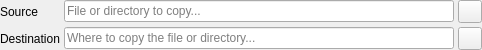
<?xml version="1.0" encoding="UTF-8"?>
<ui version="4.0">
 <class>Qync::SourceDestinationWidget</class>
 <widget class="QWidget" name="Qync::SourceDestinationWidget">
  <property name="geometry">
   <rect>
    <x>0</x>
    <y>0</y>
    <width>482</width>
    <height>50</height>
   </rect>
  </property>
  <property name="windowTitle">
   <string>Form</string>
  </property>
  <layout class="QGridLayout" name="sourceDestinationLayout">
   <property name="leftMargin">
    <number>0</number>
   </property>
   <property name="topMargin">
    <number>0</number>
   </property>
   <property name="rightMargin">
    <number>0</number>
   </property>
   <property name="bottomMargin">
    <number>0</number>
   </property>
   <property name="spacing">
    <number>4</number>
   </property>
   <item row="0" column="0">
    <widget class="QLabel" name="sourceLabel">
     <property name="text">
      <string>Source</string>
     </property>
     <property name="buddy">
      <cstring>source</cstring>
     </property>
    </widget>
   </item>
   <item row="0" column="1">
    <widget class="QLineEdit" name="source">
     <property name="toolTip">
      <string>&lt;html&gt;&lt;head/&gt;&lt;body&gt;&lt;p&gt;The source for rsync. This is the file or directory that you wish to synchronise.&lt;/p&gt;&lt;p&gt;The path must contain a trailing &lt;span style=&quot; font-weight:600;&quot;&gt;/&lt;/span&gt; if it is a directory.&lt;/p&gt;&lt;/body&gt;&lt;/html&gt;</string>
     </property>
     <property name="placeholderText">
      <string>File or directory to copy...</string>
     </property>
    </widget>
   </item>
   <item row="0" column="2">
    <widget class="QToolButton" name="chooseSource">
     <property name="toolTip">
      <string>Choose an existing directory for the source.</string>
     </property>
     <property name="text">
      <string/>
     </property>
     <property name="icon">
      <iconset theme="document-open">
       <normaloff>.</normaloff>.</iconset>
     </property>
    </widget>
   </item>
   <item row="1" column="0">
    <widget class="QLabel" name="destinationLabel">
     <property name="text">
      <string>Destination</string>
     </property>
     <property name="buddy">
      <cstring>destination</cstring>
     </property>
    </widget>
   </item>
   <item row="1" column="1">
    <widget class="QLineEdit" name="destination">
     <property name="toolTip">
      <string>&lt;html&gt;&lt;head/&gt;&lt;body&gt;&lt;p&gt;The destination for rsync. This is where you wish to synchronise your files to.&lt;/p&gt;&lt;p&gt;The path must contain a trailing &lt;span style=&quot; font-weight:600;&quot;&gt;/&lt;/span&gt; if it is a directory.&lt;/p&gt;&lt;/body&gt;&lt;/html&gt;</string>
     </property>
     <property name="placeholderText">
      <string>Where to copy the file or directory...</string>
     </property>
    </widget>
   </item>
   <item row="1" column="2">
    <widget class="QToolButton" name="chooseDestination">
     <property name="toolTip">
      <string>Choose an existing directory for the destination.</string>
     </property>
     <property name="text">
      <string/>
     </property>
     <property name="icon">
      <iconset theme="document-open">
       <normaloff>.</normaloff>.</iconset>
     </property>
    </widget>
   </item>
  </layout>
 </widget>
 <resources/>
 <connections>
  <connection>
   <sender>chooseSource</sender>
   <signal>clicked()</signal>
   <receiver>Qync::SourceDestinationWidget</receiver>
   <slot>chooseSourceDirectory()</slot>
   <hints>
    <hint type="sourcelabel">
     <x>466</x>
     <y>19</y>
    </hint>
    <hint type="destinationlabel">
     <x>445</x>
     <y>82</y>
    </hint>
   </hints>
  </connection>
  <connection>
   <sender>chooseDestination</sender>
   <signal>clicked()</signal>
   <receiver>Qync::SourceDestinationWidget</receiver>
   <slot>chooseDestinationDirectory()</slot>
   <hints>
    <hint type="sourcelabel">
     <x>476</x>
     <y>38</y>
    </hint>
    <hint type="destinationlabel">
     <x>503</x>
     <y>56</y>
    </hint>
   </hints>
  </connection>
 </connections>
 <slots>
  <slot>chooseSourceDirectory()</slot>
  <slot>chooseDestinationDirectory()</slot>
 </slots>
</ui>
